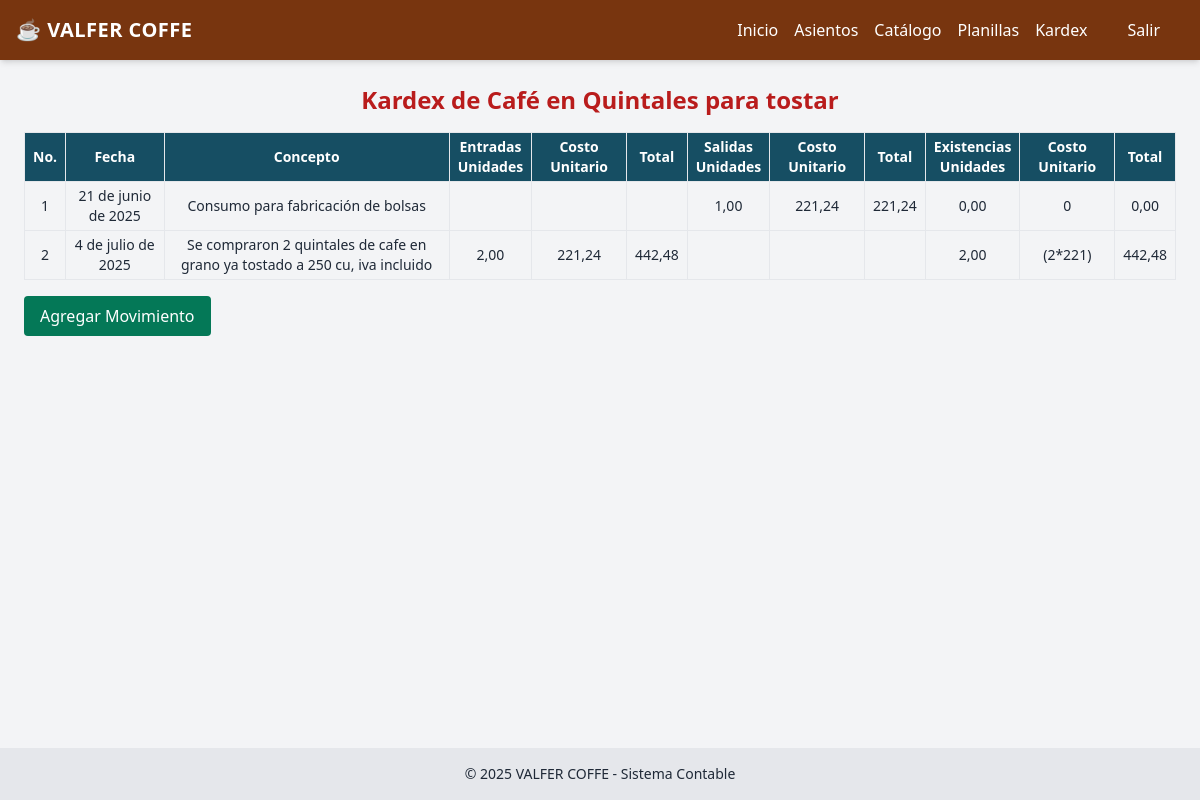
Before: /kardex/1/ with the older database file.
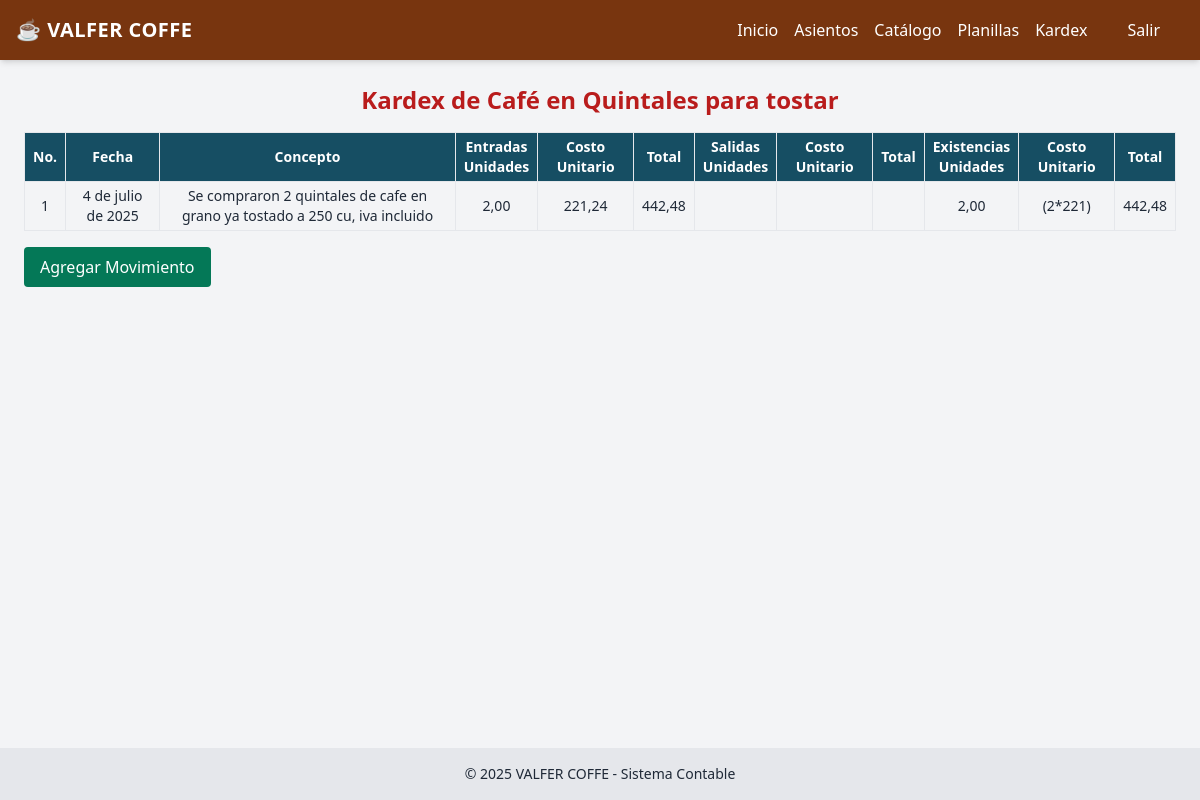
After: the same page with the newer database file.
### contabilidad/models.py (models this page shows, shortened)
class KardexMateriaPrima(models.Model):
    materia_prima = models.ForeignKey(MateriaPrima, on_delete=models.CASCADE)
    fecha = models.DateField()
    tipo_movimiento = models.CharField(max_length=20, choices=[('entrada','Entrada'),('salida','Salida'),('proceso','Consumo Proceso')])
    concepto = models.CharField(max_length=255, blank=True, null=True)  # Ej: factura, proceso, etc.
    cantidad = models.DecimalField(max_digits=12, decimal_places=2)
    costo_unitario = models.DecimalField(max_digits=12, decimal_places=6)
    total = models.DecimalField(max_digits=12, decimal_places=2)
    saldo_cantidad = models.DecimalField(max_digits=12, decimal_places=2)
    saldo_total = models.DecimalField(max_digits=12, decimal_places=2)

### contabilidad/views.py (the view)
# urls.py: path('kardex/<int:materia_prima_id>/', views.kardex_materia_prima_list, name='kardex_materia_prima_list'),
def kardex_materia_prima_list(request, materia_prima_id):
    materia = get_object_or_404(MateriaPrima, id=materia_prima_id)
    movimientos = KardexMateriaPrima.objects.filter(materia_prima=materia).order_by('fecha', 'id')
    existencias_peps = calcular_existencias_peps(movimientos)
    porcentaje_iva = Decimal("13")  # Usa Decimal, no float
    existencias_peps = calcular_existencias_peps(movimientos, porcentaje_iva=porcentaje_iva)
    factor_iva = Decimal('1') + (porcentaje_iva / Decimal('100'))
    movimientos_ext = []
    for mov in movimientos:
        costo_unitario_sin_iva = (mov.costo_unitario / factor_iva).quantize(Decimal('0.01'))
        total_sin_iva = (mov.total / factor_iva).quantize(Decimal('0.01'))
        movimientos_ext.append({
            'mov': mov,
            'costo_unitario_sin_iva': costo_unitario_sin_iva,
            'total_sin_iva': total_sin_iva,
        })
    movimientos_y_lotes = zip(movimientos_ext, existencias_peps)
    return render(request, 'inventario/kardex_materia_prima_list.html', {
        'materia': materia,
        'movimientos_y_lotes': movimientos_y_lotes,
        'porcentaje_iva': porcentaje_iva,
    })

### contabilidad/templates/inventario/kardex_materia_prima_list.html (shortened to what this page needs)
{% extends 'contabilidad/base.html' %}
{% block content %}
  <h2 class="text-2xl font-bold mb-4 text-center text-red-700">Kardex de {{ materia.nombre }}</h2>
  <div class="overflow-x-auto">
    <table class="w-full text-sm border text-center">
      <thead class="bg-cyan-900 text-white">
        <tr>
          <th class="border px-2 py-1">No.</th>
          <th class="border px-2 py-1">Fecha</th>
          <th class="border px-2 py-1">Concepto</th>
          <th class="border px-2 py-1">
            Entradas<br />Unidades
          </th>
          <th class="border px-2 py-1">Costo Unitario</th>
          <th class="border px-2 py-1">Total</th>
          <th class="border px-2 py-1">
            Salidas<br />Unidades
          </th>
          <th class="border px-2 py-1">Costo Unitario</th>
          <th class="border px-2 py-1">Total</th>
          <th class="border px-2 py-1">
            Existencias<br />Unidades
          </th>
          <th class="border px-2 py-1">Costo Unitario</th>
          <th class="border px-2 py-1">Total</th>
        </tr>
      </thead>
      <tbody>
        {% for mov_ext, exist in movimientos_y_lotes %}
          <tr>
            <td class="border px-2 py-1">{{ forloop.counter }}</td>
            <td class="border px-2 py-1">{{ mov_ext.mov.fecha }}</td>
            <td class="border px-2 py-1">{{ mov_ext.mov.concepto }}</td>
            {% if mov_ext.mov.tipo_movimiento == 'entrada' %}
              <td class="border px-2 py-1">{{ mov_ext.mov.cantidad|floatformat:2 }}</td>
              <td class="border px-2 py-1">{{ mov_ext.costo_unitario_sin_iva|floatformat:2 }}</td>
              <td class="border px-2 py-1">{{ mov_ext.total_sin_iva|floatformat:2 }}</td>
              <td class="border px-2 py-1"></td>
              <td class="border px-2 py-1"></td>
              <td class="border px-2 py-1"></td>
            {% elif mov_ext.mov.tipo_movimiento in 'salida proceso' %}
              <td class="border px-2 py-1"></td>
              <td class="border px-2 py-1"></td>
              <td class="border px-2 py-1"></td>
              <td class="border px-2 py-1">{{ mov_ext.mov.cantidad|floatformat:2 }}</td>
              <td class="border px-2 py-1">{{ mov_ext.costo_unitario_sin_iva|floatformat:2 }}</td>
              <td class="border px-2 py-1">{{ mov_ext.total_sin_iva|floatformat:2 }}</td>
            {% endif %}
            <td class="border px-2 py-1">{{ exist.unidades_totales|floatformat:2 }}</td>
            <td class="border px-2 py-1">{{ exist.detalle|safe }}</td>
            <td class="border px-2 py-1">{{ exist.valor_total|floatformat:2 }}</td>
          </tr>
        {% endfor %}
      </tbody>
    </table>
  </div>
  <div class="mt-4">
    <a href="{% url 'kardex_materia_prima_nuevo' materia.id %}" class="inline-block bg-emerald-700 text-white px-4 py-2 rounded hover:bg-emerald-800 transition">Agregar Movimiento</a>
  </div>
{% endblock %}

Changed rows visible on the page:
removed KardexMateriaPrima: mov.fecha "21 de junio de 2025", mov.concepto "Consumo para fabricación de bolsas", mov.cantidad "1,00", costo_unitario_sin_iva "221,24", total_sin_iva "221,24", unidades_totales "0,00", detalle "0", valor_total "0,00"
